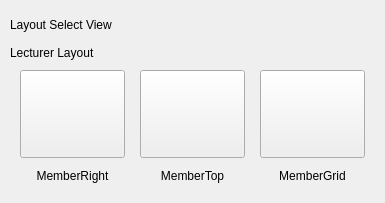
<?xml version="1.0" encoding="UTF-8"?>
<ui version="4.0">
 <class>LayoutSelectView</class>
 <widget class="QWidget" name="LayoutSelectView">
  <property name="geometry">
   <rect>
    <x>0</x>
    <y>0</y>
    <width>385</width>
    <height>203</height>
   </rect>
  </property>
  <property name="windowTitle">
   <string>LayoutSelectView</string>
  </property>
  <layout class="QVBoxLayout" name="verticalLayout">
   <property name="spacing">
    <number>0</number>
   </property>
   <property name="leftMargin">
    <number>0</number>
   </property>
   <property name="topMargin">
    <number>0</number>
   </property>
   <property name="rightMargin">
    <number>0</number>
   </property>
   <property name="bottomMargin">
    <number>0</number>
   </property>
   <item>
    <widget class="QWidget" name="widget_bg" native="true">
     <layout class="QVBoxLayout" name="verticalLayout_3">
      <property name="spacing">
       <number>0</number>
      </property>
      <property name="leftMargin">
       <number>10</number>
      </property>
      <property name="topMargin">
       <number>10</number>
      </property>
      <property name="rightMargin">
       <number>10</number>
      </property>
      <property name="bottomMargin">
       <number>10</number>
      </property>
      <item>
       <widget class="QWidget" name="widget_title" native="true">
        <property name="maximumSize">
         <size>
          <width>16777215</width>
          <height>30</height>
         </size>
        </property>
        <layout class="QHBoxLayout" name="horizontalLayout_3">
         <property name="spacing">
          <number>0</number>
         </property>
         <property name="leftMargin">
          <number>0</number>
         </property>
         <property name="topMargin">
          <number>0</number>
         </property>
         <property name="rightMargin">
          <number>10</number>
         </property>
         <property name="bottomMargin">
          <number>0</number>
         </property>
         <item>
          <widget class="QLabel" name="label">
           <property name="text">
            <string>Layout Select View</string>
           </property>
          </widget>
         </item>
        </layout>
       </widget>
      </item>
      <item>
       <widget class="QWidget" name="widget" native="true">
        <layout class="QHBoxLayout" name="horizontalLayout">
         <property name="spacing">
          <number>0</number>
         </property>
         <property name="leftMargin">
          <number>0</number>
         </property>
         <property name="topMargin">
          <number>0</number>
         </property>
         <property name="rightMargin">
          <number>0</number>
         </property>
         <property name="bottomMargin">
          <number>0</number>
         </property>
         <item>
          <widget class="QWidget" name="widget_lecturer" native="true">
           <layout class="QVBoxLayout" name="verticalLayout_2">
            <property name="spacing">
             <number>0</number>
            </property>
            <property name="leftMargin">
             <number>0</number>
            </property>
            <property name="topMargin">
             <number>0</number>
            </property>
            <property name="rightMargin">
             <number>0</number>
            </property>
            <property name="bottomMargin">
             <number>0</number>
            </property>
            <item>
             <widget class="QWidget" name="widget_lecturer_title" native="true">
              <property name="maximumSize">
               <size>
                <width>16777215</width>
                <height>25</height>
               </size>
              </property>
              <layout class="QHBoxLayout" name="horizontalLayout_4">
               <property name="spacing">
                <number>0</number>
               </property>
               <property name="leftMargin">
                <number>0</number>
               </property>
               <property name="topMargin">
                <number>0</number>
               </property>
               <property name="rightMargin">
                <number>10</number>
               </property>
               <property name="bottomMargin">
                <number>0</number>
               </property>
               <item>
                <widget class="QLabel" name="label_2">
                 <property name="text">
                  <string>Lecturer Layout</string>
                 </property>
                </widget>
               </item>
              </layout>
             </widget>
            </item>
            <item>
             <widget class="QWidget" name="widget_lecture_content" native="true">
              <layout class="QHBoxLayout" name="horizontalLayout_2">
               <property name="spacing">
                <number>5</number>
               </property>
               <property name="leftMargin">
                <number>5</number>
               </property>
               <property name="topMargin">
                <number>0</number>
               </property>
               <property name="rightMargin">
                <number>5</number>
               </property>
               <property name="bottomMargin">
                <number>0</number>
               </property>
               <item>
                <widget class="QWidget" name="widget_right_layout" native="true">
                 <layout class="QVBoxLayout" name="verticalLayout_4">
                  <property name="spacing">
                   <number>5</number>
                  </property>
                  <property name="leftMargin">
                   <number>5</number>
                  </property>
                  <property name="topMargin">
                   <number>5</number>
                  </property>
                  <property name="rightMargin">
                   <number>5</number>
                  </property>
                  <property name="bottomMargin">
                   <number>5</number>
                  </property>
                  <item>
                   <widget class="QPushButton" name="btn_right">
                    <property name="sizePolicy">
                     <sizepolicy hsizetype="Minimum" vsizetype="Preferred">
                      <horstretch>0</horstretch>
                      <verstretch>0</verstretch>
                     </sizepolicy>
                    </property>
                    <property name="text">
                     <string/>
                    </property>
                   </widget>
                  </item>
                  <item>
                   <widget class="QLabel" name="label_right">
                    <property name="maximumSize">
                     <size>
                      <width>16777215</width>
                      <height>25</height>
                     </size>
                    </property>
                    <property name="text">
                     <string>MemberRight</string>
                    </property>
                    <property name="alignment">
                     <set>Qt::AlignCenter</set>
                    </property>
                   </widget>
                  </item>
                 </layout>
                </widget>
               </item>
               <item>
                <widget class="QWidget" name="widget_top_layout" native="true">
                 <layout class="QVBoxLayout" name="verticalLayout_5">
                  <property name="spacing">
                   <number>5</number>
                  </property>
                  <property name="leftMargin">
                   <number>5</number>
                  </property>
                  <property name="topMargin">
                   <number>5</number>
                  </property>
                  <property name="rightMargin">
                   <number>5</number>
                  </property>
                  <property name="bottomMargin">
                   <number>5</number>
                  </property>
                  <item>
                   <widget class="QPushButton" name="btn_top">
                    <property name="sizePolicy">
                     <sizepolicy hsizetype="Minimum" vsizetype="Preferred">
                      <horstretch>0</horstretch>
                      <verstretch>0</verstretch>
                     </sizepolicy>
                    </property>
                    <property name="text">
                     <string/>
                    </property>
                   </widget>
                  </item>
                  <item>
                   <widget class="QLabel" name="label_top">
                    <property name="maximumSize">
                     <size>
                      <width>16777215</width>
                      <height>25</height>
                     </size>
                    </property>
                    <property name="text">
                     <string>MemberTop</string>
                    </property>
                    <property name="alignment">
                     <set>Qt::AlignCenter</set>
                    </property>
                   </widget>
                  </item>
                 </layout>
                </widget>
               </item>
               <item>
                <widget class="QWidget" name="widget_grid_layout" native="true">
                 <layout class="QVBoxLayout" name="verticalLayout_6">
                  <property name="spacing">
                   <number>5</number>
                  </property>
                  <property name="leftMargin">
                   <number>5</number>
                  </property>
                  <property name="topMargin">
                   <number>5</number>
                  </property>
                  <property name="rightMargin">
                   <number>5</number>
                  </property>
                  <property name="bottomMargin">
                   <number>5</number>
                  </property>
                  <item>
                   <widget class="QPushButton" name="btn_grid">
                    <property name="sizePolicy">
                     <sizepolicy hsizetype="Minimum" vsizetype="Preferred">
                      <horstretch>0</horstretch>
                      <verstretch>0</verstretch>
                     </sizepolicy>
                    </property>
                    <property name="text">
                     <string/>
                    </property>
                   </widget>
                  </item>
                  <item>
                   <widget class="QLabel" name="label_grid">
                    <property name="maximumSize">
                     <size>
                      <width>16777215</width>
                      <height>25</height>
                     </size>
                    </property>
                    <property name="text">
                     <string>MemberGrid</string>
                    </property>
                    <property name="alignment">
                     <set>Qt::AlignCenter</set>
                    </property>
                   </widget>
                  </item>
                 </layout>
                </widget>
               </item>
              </layout>
             </widget>
            </item>
           </layout>
          </widget>
         </item>
        </layout>
       </widget>
      </item>
     </layout>
    </widget>
   </item>
  </layout>
 </widget>
 <layoutdefault spacing="6" margin="11"/>
 <resources/>
 <connections/>
</ui>
